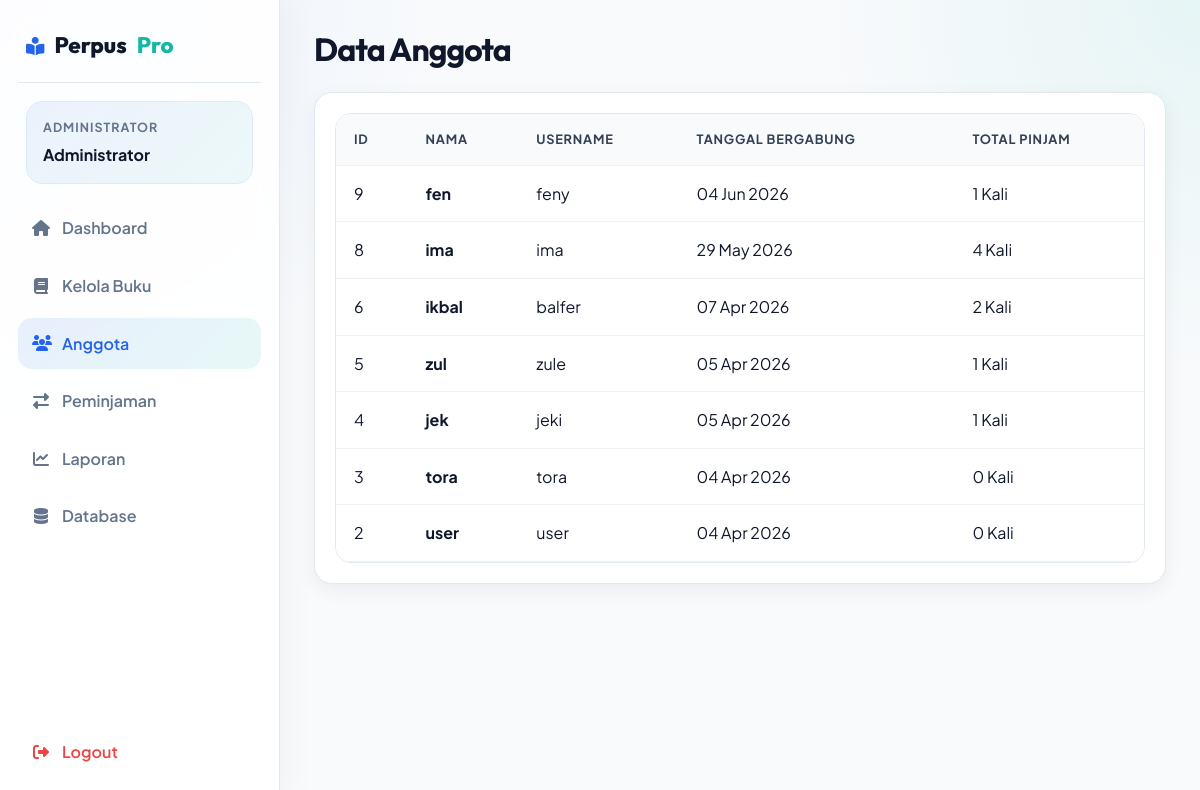
/admin/members.php (signed in), run on the app's committed database.
### tables this page shows
CREATE TABLE `users` (
  `id_user` int NOT NULL AUTO_INCREMENT,
  `username` varchar(50) NOT NULL,
  `password` varchar(255) NOT NULL,
  `role` enum('admin','user') NOT NULL DEFAULT 'user',
  `name` varchar(100) NOT NULL,
  `created_at` timestamp NOT NULL DEFAULT CURRENT_TIMESTAMP,
  PRIMARY KEY (`id_user`)
);

### admin/members.php (the view, shortened to what this page needs)
<?php
include 'layout_top.php';
$members = $conn->query("CALL lihat_members()");
?>
<div class="page-header">
    <h1 class="page-title">Data Anggota</h1>
</div>
<div class="glass-panel" style="padding: 20px;">
    <div class="table-container">
        <table>
            <thead>
                <tr>
                    <th>ID</th>
                    <th>Nama</th>
                    <th>Username</th>
                    <th>Tanggal Bergabung</th>
                    <th>Total Pinjam</th>
                </tr>
            </thead>
            <tbody>
                <?php while($row = $members->fetch_assoc()):
                ?>
                <tr>
                    <td><?php echo $row['id_user']; ?></td>
                    <td><strong><?php echo htmlspecialchars($row['name']); ?></strong></td>
                    <td><?php echo htmlspecialchars($row['username']); ?></td>
                    <td><?php echo date('d M Y', strtotime($row['created_at'])); ?></td>
                    <td><?= $row['total']; ?> Kali</td>
                </tr>
                <?php endwhile; ?>
            </tbody>
        </table>
    </div>
</div>
<?php include 'layout_bottom.php'; ?>

### css/style.css (style rules this page uses)
:root { --primary:#2563eb; --primary-hover:#1d4ed8; --secondary:#14b8a6; --secondary-hover:#0f9f92; --accent:#7c3aed; --bg:#f8fafc; --bg-soft:#eef4ff; --surface:#ffffff; --surface-2:#f8fafc; --text:#0f172a; --muted:#64748b; --border:#e2e8f0; --shadow:0 12px 30px rgba(15, 23, 42, 0.08); --shadow-soft:0 6px 20px rgba(15, 23, 42, 0.06); --success:#16a34a; --warning:#f59e0b; --danger:#ef4444; --radius:18px; }
* { margin:0; padding:0; box-sizing:border-box; }
html, body { min-height:100%; }
body { font-family:'Plus Jakarta Sans', sans-serif; background: radial-gradient(circle at top left, rgba(37, 99, 235, 0.08), transparent 30%), radial-gradient(circle at top right, rgba(20, 184, 166, 0.08), transparent 26%), var(--bg); color:var(--text); line-height:1.6; }
h1,h2,h3,h4,h5,h6 { font-family:'Outfit', sans-serif; line-height:1.2; color:var(--text); }
.glass-panel, .glass-card { background:var(--surface); border:1px solid var(--border); border-radius:var(--radius); box-shadow:var(--shadow-soft); }
.glass-panel { padding:24px; }
.page-header { display:flex; justify-content:space-between; align-items:center; gap:16px; margin-bottom:24px; flex-wrap:wrap; }
.page-title { font-size:2rem; letter-spacing:-0.03em; }
.table-container { overflow-x:auto; border-radius:16px; border:1px solid var(--border); background:#fff; }
table { width:100%; border-collapse:collapse; background:#fff; }
th, td { padding:15px 18px; text-align:left; border-bottom:1px solid #edf2f7; vertical-align:middle; }
th { background:#f8fafc; color:#334155; font-size:.8rem; text-transform:uppercase; letter-spacing:.06em; }

### data on the page
users: id_user "9", name "fen", username "feny", created_at "04 Jun 2026", total "1"
users: id_user "8", name "ima", username "ima", created_at "29 May 2026", total "4"
users: id_user "6", name "ikbal", username "balfer", created_at "07 Apr 2026", total "2"
users: id_user "5", name "zul", username "zule", created_at "05 Apr 2026", total "1"
users: id_user "4", name "jek", username "jeki", created_at "05 Apr 2026", total "1"
users: id_user "3", name "tora", username "tora", created_at "04 Apr 2026", total "0"
users: id_user "2", name "user", username "user", created_at "04 Apr 2026", total "0"

### other printed values
$_SESSION['name'] "Administrator"
